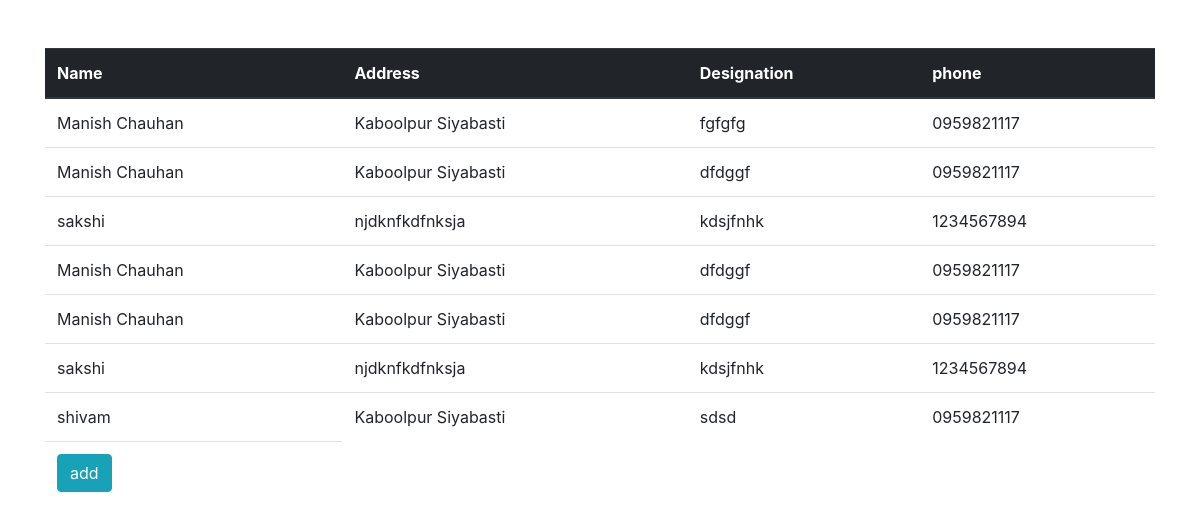
The page /show.php on the database its author committed.
### tables this page shows
CREATE TABLE `employee` (
  `empId` int(11) NOT NULL,
  `name` varchar(100) NOT NULL,
  `designation` varchar(100) NOT NULL,
  `address` varchar(150) NOT NULL,
  `phone` varchar(10) NOT NULL
);

### show.php (the view, shortened to what this page needs)
   <!doctype html>
<html lang="en">
  <head>
    <link rel="stylesheet" href="https://maxcdn.bootstrapcdn.com/bootstrap/4.0.0/css/bootstrap.min.css">
  </head>
  <body>
 <div class="container my-5">
 <table class="table">
  <thead class="thead-dark">
    <tr>
      <th scope="col">Name</th>
      <th scope="col">Address</th>
      <th scope="col">Designation</th>
      <th scope="col">phone</th>
    </tr>
  </thead>
  <tbody>
  <?php
include 'connection.php';
$query="SELECT * FROM employee";
$data=mysqli_query($conn,$query);
while($result=mysqli_fetch_assoc($data)){
    ?>
  <tr>
    <td><?php echo $result['name'];?></td>
    <td><?php echo $result['address'];?></td>
    <td><?php echo $result['designation'];?></td>
    <td><?php echo $result['phone'];?></td>
    </tr>
    <?php
}
?>
<tr>
<td>
<a class="btn btn-info" href="index.php">add</a>
</td>
</tr>
  </tbody>
</table>
 </div>
  </body>
</html>

### rows shown on the page
employee: name "Manish Chauhan", address "Kaboolpur Siyabasti", designation "fgfgfg", phone "0959821117"
employee: name "Manish Chauhan", address "Kaboolpur Siyabasti", designation "dfdggf", phone "0959821117"
employee: name "sakshi", address "njdknfkdfnksja", designation "kdsjfnhk", phone "1234567894"
employee: name "Manish Chauhan", address "Kaboolpur Siyabasti", designation "dfdggf", phone "0959821117"
employee: name "Manish Chauhan", address "Kaboolpur Siyabasti", designation "dfdggf", phone "0959821117"
employee: name "sakshi", address "njdknfkdfnksja", designation "kdsjfnhk", phone "1234567894"
employee: name "shivam", address "Kaboolpur Siyabasti", designation "sdsd", phone "0959821117"
